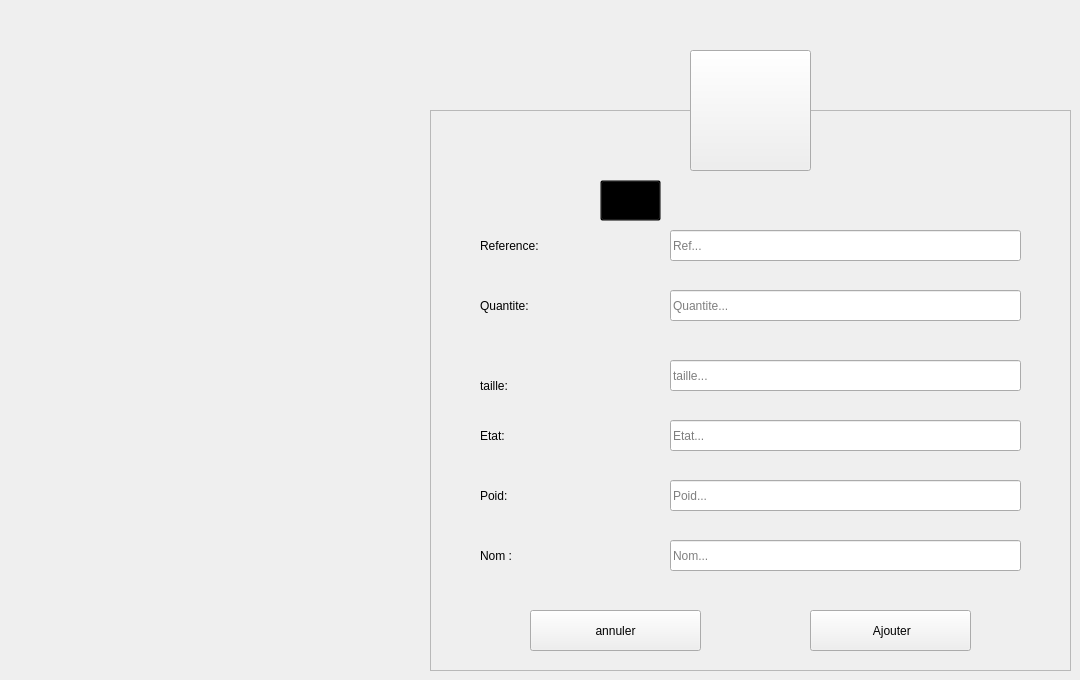
    <widget class="QWidget" name="Ajouter_equipement">
     <widget class="QFrame" name="frame_17">
      <property name="geometry">
       <rect>
        <x>430</x>
        <y>110</y>
        <width>641</width>
        <height>561</height>
       </rect>
      </property>
      <property name="styleSheet">
       <string notr="true"/>
      </property>
      <property name="frameShape">
       <enum>QFrame::StyledPanel</enum>
      </property>
      <property name="frameShadow">
       <enum>QFrame::Raised</enum>
      </property>
      <widget class="QLabel" name="L_AjouterIntervenant_2">
       <property name="geometry">
        <rect>
         <x>196</x>
         <y>70</y>
         <width>251</width>
         <height>41</height>
        </rect>
       </property>
       <property name="font">
        <font>
         <family>century gothic</family>
         <pointsize>-1</pointsize>
         <weight>75</weight>
         <bold>true</bold>
        </font>
       </property>
       <property name="styleSheet">
        <string notr="true">background: transparent;</string>
       </property>
       <property name="text">
        <string>Ajouter un Equipment</string>
       </property>
      </widget>
      <widget class="QLabel" name="L_ANomIntervenant_2">
       <property name="geometry">
        <rect>
         <x>50</x>
         <y>430</y>
         <width>121</width>
         <height>31</height>
        </rect>
       </property>
       <property name="styleSheet">
        <string notr="true">background: transparent;</string>
       </property>
       <property name="text">
        <string>Nom :</string>
       </property>
      </widget>
      <widget class="QLabel" name="L_APrenomIntervenant_2">
       <property name="geometry">
        <rect>
         <x>50</x>
         <y>180</y>
         <width>121</width>
         <height>31</height>
        </rect>
       </property>
       <property name="styleSheet">
        <string notr="true">background: transparent;</string>
       </property>
       <property name="text">
        <string>Quantite:</string>
       </property>
      </widget>
      <widget class="QLabel" name="L_ANationaliteIntervenant_2">
       <property name="geometry">
        <rect>
         <x>50</x>
         <y>260</y>
         <width>131</width>
         <height>31</height>
        </rect>
       </property>
       <property name="styleSheet">
        <string notr="true">background: transparent;</string>
       </property>
       <property name="text">
        <string>taille:</string>
       </property>
      </widget>
      <widget class="QLabel" name="L_ALocalIntervenant_2">
       <property name="geometry">
        <rect>
         <x>50</x>
         <y>310</y>
         <width>141</width>
         <height>31</height>
        </rect>
       </property>
       <property name="styleSheet">
        <string notr="true">background: transparent;</string>
       </property>
       <property name="text">
        <string>Etat:</string>
       </property>
      </widget>
      <widget class="QLabel" name="L_AMailIntervenant_2">
       <property name="geometry">
        <rect>
         <x>50</x>
         <y>370</y>
         <width>141</width>
         <height>31</height>
        </rect>
       </property>
       <property name="styleSheet">
        <string notr="true">background: transparent;</string>
       </property>
       <property name="text">
        <string>Poid:</string>
       </property>
      </widget>
      <widget class="QLineEdit" name="LE_ANomEquipement">
       <property name="geometry">
        <rect>
         <x>240</x>
         <y>430</y>
         <width>351</width>
         <height>31</height>
        </rect>
       </property>
       <property name="placeholderText">
        <string>Nom...</string>
       </property>
      </widget>
      <widget class="QLineEdit" name="LE_AQuantiteEquipement">
       <property name="geometry">
        <rect>
         <x>240</x>
         <y>180</y>
         <width>351</width>
         <height>31</height>
        </rect>
       </property>
       <property name="placeholderText">
        <string>Quantite...</string>
       </property>
      </widget>
      <widget class="QLineEdit" name="LE_ATailleEquipement">
       <property name="geometry">
        <rect>
         <x>240</x>
         <y>250</y>
         <width>351</width>
         <height>31</height>
        </rect>
       </property>
       <property name="placeholderText">
        <string>taille...</string>
       </property>
      </widget>
      <widget class="QLineEdit" name="LE_AEtatEquipement">
       <property name="geometry">
        <rect>
         <x>240</x>
         <y>310</y>
         <width>351</width>
         <height>31</height>
        </rect>
       </property>
       <property name="placeholderText">
        <string>Etat...</string>
       </property>
      </widget>
      <widget class="QLineEdit" name="LE_APoidEquipement">
       <property name="geometry">
        <rect>
         <x>240</x>
         <y>370</y>
         <width>351</width>
         <height>31</height>
        </rect>
       </property>
       <property name="text">
        <string/>
       </property>
       <property name="placeholderText">
        <string>Poid...</string>
       </property>
      </widget>
      <widget class="QPushButton" name="B_AConfirmerEquipement">
       <property name="geometry">
        <rect>
         <x>380</x>
         <y>500</y>
         <width>161</width>
         <height>41</height>
        </rect>
       </property>
       <property name="cursor">
        <cursorShape>PointingHandCursor</cursorShape>
       </property>
       <property name="text">
        <string> Ajouter</string>
       </property>
       <property name="icon">
        <iconset>
         <normaloff>:/ressource/image/confirm.png</normaloff>:/ressource/image/confirm.png</iconset>
       </property>
       <property name="iconSize">
        <size>
         <width>20</width>
         <height>20</height>
        </size>
       </property>
      </widget>
      <widget class="QToolButton" name="toolButton_20">
       <property name="geometry">
        <rect>
         <x>170</x>
         <y>70</y>
         <width>61</width>
         <height>41</height>
        </rect>
       </property>
       <property name="styleSheet">
        <string notr="true">background: transparent;</string>
       </property>
       <property name="text">
        <string/>
       </property>
       <property name="icon">
        <iconset>
         <normaloff>:/Recources/Images/add-user.png</normaloff>:/Recources/Images/add-user.png</iconset>
       </property>
       <property name="iconSize">
        <size>
         <width>30</width>
         <height>30</height>
        </size>
       </property>
      </widget>
      <widget class="QLabel" name="L_ACinIntervenant_2">
       <property name="geometry">
        <rect>
         <x>50</x>
         <y>120</y>
         <width>121</width>
         <height>31</height>
        </rect>
       </property>
       <property name="styleSheet">
        <string notr="true">background: transparent;</string>
       </property>
       <property name="text">
        <string>Reference:</string>
       </property>
      </widget>
      <widget class="QLineEdit" name="LE_AReferenceEquipement">
       <property name="geometry">
        <rect>
         <x>240</x>
         <y>120</y>
         <width>351</width>
         <height>31</height>
        </rect>
       </property>
       <property name="maxLength">
        <number>9</number>
       </property>
       <property name="placeholderText">
        <string>Ref...</string>
       </property>
      </widget>
      <widget class="QPushButton" name="B_BackToGestionEquipement_3">
       <property name="geometry">
        <rect>
         <x>100</x>
         <y>500</y>
         <width>171</width>
         <height>41</height>
        </rect>
       </property>
       <property name="cursor">
        <cursorShape>PointingHandCursor</cursorShape>
       </property>
       <property name="text">
        <string>annuler</string>
       </property>
       <property name="icon">
        <iconset>
         <normaloff>:/ressource/image/back-arrow.png</normaloff>:/ressource/image/back-arrow.png</iconset>
       </property>
      </widget>
      <widget class="QLabel" name="AAlerteRef">
       <property name="geometry">
        <rect>
         <x>250</x>
         <y>160</y>
         <width>351</width>
         <height>16</height>
        </rect>
       </property>
       <property name="styleSheet">
        <string notr="true">background: transparent;</string>
       </property>
       <property name="text">
        <string/>
       </property>
      </widget>
      <widget class="QLabel" name="AAlerteQuantite">
       <property name="geometry">
        <rect>
         <x>250</x>
         <y>220</y>
         <width>351</width>
         <height>16</height>
        </rect>
       </property>
       <property name="styleSheet">
        <string notr="true">background: transparent;</string>
       </property>
       <property name="text">
        <string/>
       </property>
      </widget>
      <widget class="QLabel" name="AAlerteTaille">
       <property name="geometry">
        <rect>
         <x>250</x>
         <y>290</y>
         <width>351</width>
         <height>16</height>
        </rect>
       </property>
       <property name="styleSheet">
        <string notr="true">background: transparent;</string>
       </property>
       <property name="text">
        <string/>
       </property>
      </widget>
      <widget class="QLabel" name="AAlerteEtat">
       <property name="geometry">
        <rect>
         <x>250</x>
         <y>350</y>
         <width>351</width>
         <height>16</height>
        </rect>
       </property>
       <property name="styleSheet">
        <string notr="true">background: transparent;</string>
       </property>
       <property name="text">
        <string/>
       </property>
      </widget>
      <widget class="QLabel" name="AAlertePoid">
       <property name="geometry">
        <rect>
         <x>250</x>
         <y>410</y>
         <width>351</width>
         <height>16</height>
        </rect>
       </property>
       <property name="styleSheet">
        <string notr="true">background: transparent;</string>
       </property>
       <property name="text">
        <string/>
       </property>
      </widget>
      <widget class="QLabel" name="AAlerteNom">
       <property name="geometry">
        <rect>
         <x>250</x>
         <y>470</y>
         <width>351</width>
         <height>21</height>
        </rect>
       </property>
       <property name="styleSheet">
        <string notr="true">background: transparent;</string>
       </property>
       <property name="text">
        <string/>
       </property>
      </widget>
     </widget>
     <widget class="QToolButton" name="toolButton_21">
      <property name="geometry">
       <rect>
        <x>690</x>
        <y>50</y>
        <width>121</width>
        <height>121</height>
       </rect>
      </property>
      <property name="styleSheet">
       <string notr="true"/>
      </property>
      <property name="text">
       <string/>
      </property>
      <property name="icon">
       <iconset>
        <normaloff>:/ressource/image/police-walkie-talkie.png</normaloff>:/ressource/image/police-walkie-talkie.png</iconset>
      </property>
      <property name="iconSize">
       <size>
        <width>64</width>
        <height>64</height>
       </size>
      </property>
     </widget>
    </widget>
